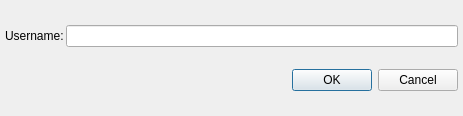
<?xml version="1.0" encoding="UTF-8"?>
<ui version="4.0">
 <class>Dialog</class>
 <widget class="QDialog" name="Dialog">
  <property name="geometry">
   <rect>
    <x>0</x>
    <y>0</y>
    <width>463</width>
    <height>116</height>
   </rect>
  </property>
  <property name="windowTitle">
   <string>Log in to SubSonic</string>
  </property>
  <property name="windowIcon">
   <iconset>
    <normaloff>../../../../../../../programming/subsonic-client-read-only/resources/images/Subsonic.png</normaloff>../../../../../../../programming/subsonic-client-read-only/resources/images/Subsonic.png</iconset>
  </property>
  <layout class="QVBoxLayout" name="verticalLayout">
   <property name="spacing">
    <number>2</number>
   </property>
   <property name="margin">
    <number>5</number>
   </property>
   <item>
    <layout class="QGridLayout" name="gridLayout">
     <property name="spacing">
      <number>2</number>
     </property>
     <item row="1" column="1">
      <widget class="QLineEdit" name="userField">
       <property name="sizePolicy">
        <sizepolicy hsizetype="Preferred" vsizetype="Fixed">
         <horstretch>25</horstretch>
         <verstretch>0</verstretch>
        </sizepolicy>
       </property>
      </widget>
     </item>
     <item row="1" column="0">
      <widget class="QLabel" name="label_3">
       <property name="text">
        <string>Username:</string>
       </property>
      </widget>
     </item>
    </layout>
   </item>
   <item>
    <widget class="QDialogButtonBox" name="buttonBox">
     <property name="orientation">
      <enum>Qt::Horizontal</enum>
     </property>
     <property name="standardButtons">
      <set>QDialogButtonBox::Cancel|QDialogButtonBox::Ok</set>
     </property>
    </widget>
   </item>
  </layout>
 </widget>
 <resources/>
 <connections>
  <connection>
   <sender>buttonBox</sender>
   <signal>accepted()</signal>
   <receiver>Dialog</receiver>
   <slot>accept()</slot>
   <hints>
    <hint type="sourcelabel">
     <x>227</x>
     <y>135</y>
    </hint>
    <hint type="destinationlabel">
     <x>157</x>
     <y>152</y>
    </hint>
   </hints>
  </connection>
  <connection>
   <sender>buttonBox</sender>
   <signal>rejected()</signal>
   <receiver>Dialog</receiver>
   <slot>reject()</slot>
   <hints>
    <hint type="sourcelabel">
     <x>295</x>
     <y>141</y>
    </hint>
    <hint type="destinationlabel">
     <x>286</x>
     <y>152</y>
    </hint>
   </hints>
  </connection>
 </connections>
</ui>
